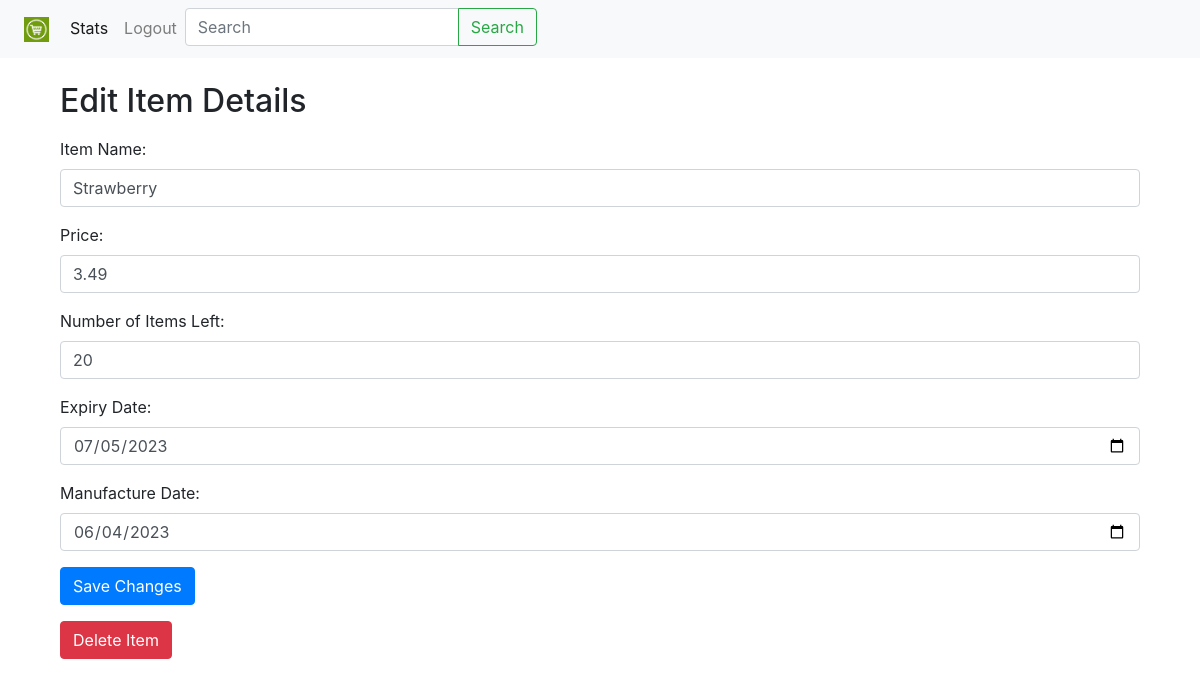
The page /edit_item/6 (signed in) on the database its author committed.
### website/models.py (models this page shows)
class Items(db.Model):
    item_id = db.Column(db.Integer, primary_key=True,autoincrement=True,nullable=False)
    category= db.Column(db.String(150))
    item_name = db.Column(db.String(150),unique=True)
    price = db.Column(db.Float)
    no_of_items_left=db.Column(db.Integer)
    expiry_date=db.Column(db.Date)
    manufacture_date=db.Column(db.Date)
    cart_items=db.Relationship('Cart',backref='items')
    purchase_items = db.relationship('User_History', backref='item')

### website/admin.py (the view, shortened to what this page needs)
@admin.route('/edit_item/<int:item_id>', methods=['GET', 'POST'])
@login_required
def edit_item(item_id):
    item = Items.query.get_or_404(item_id)
    return render_template('edit_item.html', item=item)

### website/templates/edit_item.html (shortened to what this page needs)
{% extends "admin_home.html" %}
{% block content %}
    <div class="container mt-4">
        <h2>Edit Item Details</h2>
        <form action="{{ url_for('admin.edit_item', item_id=item.item_id) }}" method="POST" class="mt-3">
            <div class="form-group">
                <label for="item_name">Item Name:</label>
                <input type="text" id="item_name" name="item_name" value="{{ item.item_name }}" class="form-control" required>
            </div>
            <div class="form-group">
                <label for="price">Price:</label>
                <input type="number" id="price" name="price" value="{{ item.price }}" step="0.01" class="form-control" required>
            </div>
            <div class="form-group">
                <label for="no_of_items_left">Number of Items Left:</label>
                <input type="number" id="no_of_items_left" name="no_of_items_left" value="{{ item.no_of_items_left }}" class="form-control" required>
            </div>
            <div class="form-group">
                <label for="expiry_date">Expiry Date:</label>
                <input type="date" id="expiry_date" name="expiry_date" value="{{ item.expiry_date }}" class="form-control" required>
            </div>
            <div class="form-group">
                <label for="manufacture_date">Manufacture Date:</label>
                <input type="date" id="manufacture_date" name="manufacture_date" value="{{ item.manufacture_date }}" class="form-control" required>
            </div>
            <button type="submit" class="btn btn-primary">Save Changes</button>
        </form>
        <form action="{{ url_for('admin.delete_item', item_id=item.item_id) }}" method="POST" onsubmit="return confirm('Are you sure you want to delete this item?');" class="mt-3">
            <button type="submit" class="btn btn-danger">Delete Item</button>
        </form>
    </div>
{% endblock %}

### rows shown on the page
Items: item_name "Strawberry", price "3.49", no_of_items_left "20", expiry_date "07/05/2023", manufacture_date "06/04/2023"
